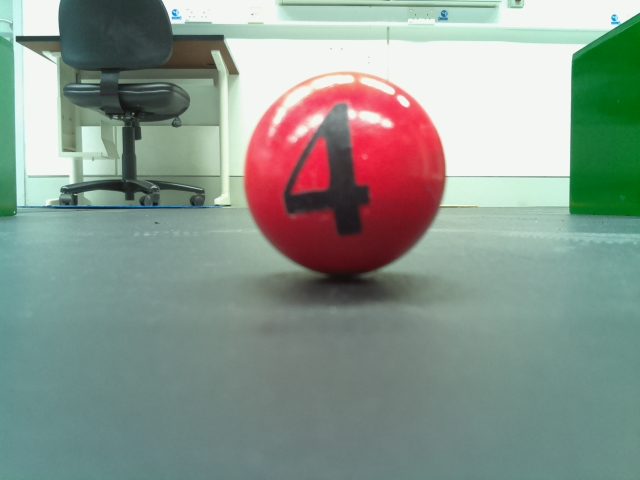
#> input picture red_circle_4_2.jpg, 640 x 480 px
$ python experimental.py
#> lines starting #> are read from the running program, lines starting #| are printed output that depends on the picture
#> further down, imgOriginal is the input picture: shape (480, 640, 3); mean B, G, R 141.6, 150.6, 137.2
import cv2
import numpy as np

########### PARAMETERS ##############
width = 640
height = 480
#####################################

def unsharp_mask(image, kernel_size=(5, 5), sigma=1.0, amount=1.0, threshold=0):
    """Return a sharpened version of the image, using an unsharp mask."""
#> called with kernel_size = (5, 5), sigma = 1, amount = 1, threshold = 0
    image = cv2.cvtColor(image, cv2.COLOR_BGR2GRAY)
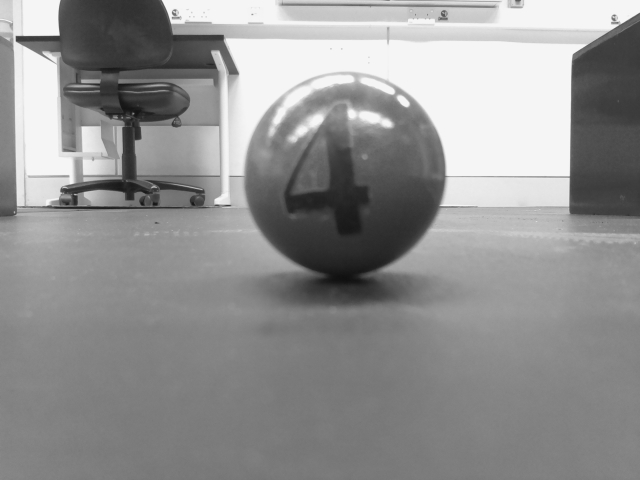
#> image: shape (480, 640); min 15, max 246, mean 145.5
    blurred = cv2.GaussianBlur(image, kernel_size, sigma)
    sharpened = float(amount + 1) * image - float(amount) * blurred
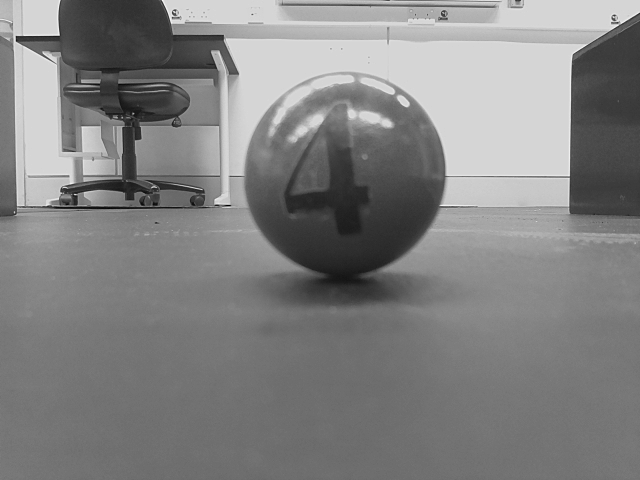
#> sharpened: shape (480, 640) float64; min -11, max 295, mean 145.5; drawn with min black and max white
    sharpened = np.maximum(sharpened, np.zeros(sharpened.shape))
    sharpened = np.minimum(sharpened, 255 * np.ones(sharpened.shape))
    sharpened = sharpened.round().astype(np.uint8)
    if threshold > 0:
        low_contrast_mask = np.absolute(image - blurred) < threshold
        np.copyto(sharpened, image, where=low_contrast_mask)
    return sharpened

while True:
    imgOriginal = cv2.imread('red_circle_4_2.jpg')
    imgSharpened = unsharp_mask(imgOriginal)

    cv2.imshow("Original Image", imgOriginal)
    cv2.imshow("Sharpened Image", imgSharpened)

    key = cv2.waitKey(1)
#> (key q is pressed here)

    # Press 'q' to close the program
    if key & 0xFF == ord('q'):
        break

$ run again, with red_circle_1_1.jpg copied over red_circle_4_2.jpg
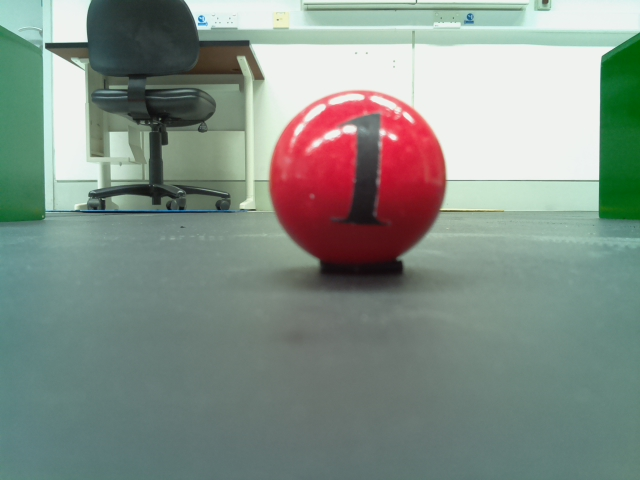
#> input picture red_circle_1_1.jpg, 640 x 480 px
#> imgOriginal is the input picture: shape (480, 640, 3); mean B, G, R 135.4, 143.8, 131.5
#> in unsharp_mask, `image = cv2.cvtColor(image, cv2.COLOR_BGR2GRAY)`:
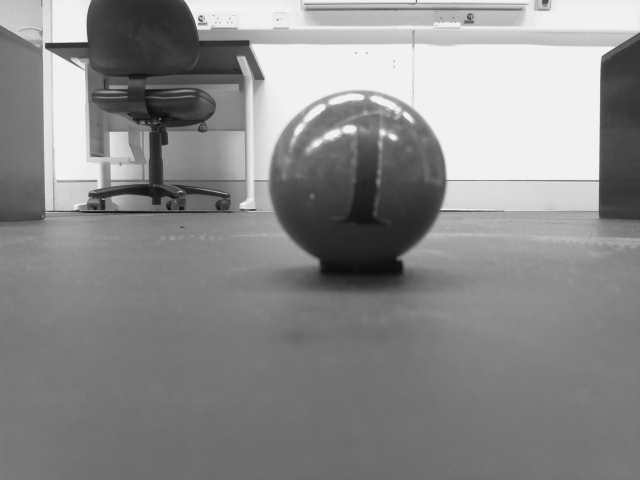
#> image: shape (480, 640); min 12, max 242, mean 139.1
#> in unsharp_mask, `sharpened = float(amount + 1) * image - float(amount) * blurred`:
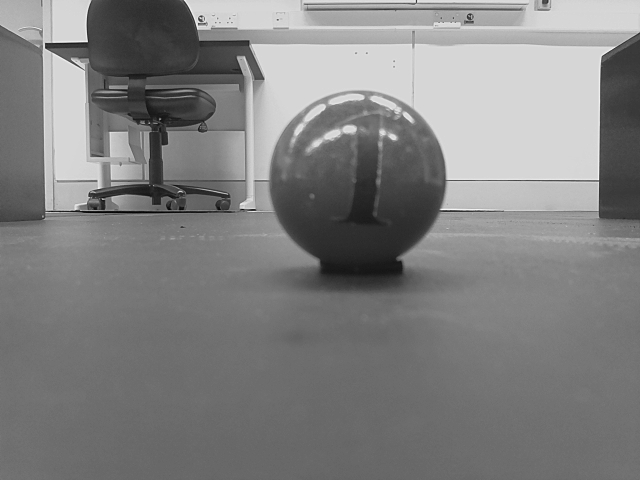
#> sharpened: shape (480, 640) float64; min -15, max 289, mean 139.1; drawn with min black and max white

$ run again, with red_circle_1_14.jpg copied over red_circle_4_2.jpg
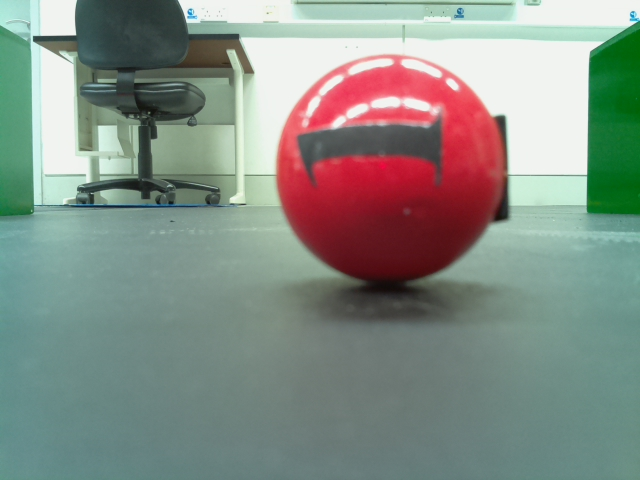
#> input picture red_circle_1_14.jpg, 640 x 480 px
#> imgOriginal is the input picture: shape (480, 640, 3); mean B, G, R 134.5, 142.7, 133.1
#> in unsharp_mask, `image = cv2.cvtColor(image, cv2.COLOR_BGR2GRAY)`:
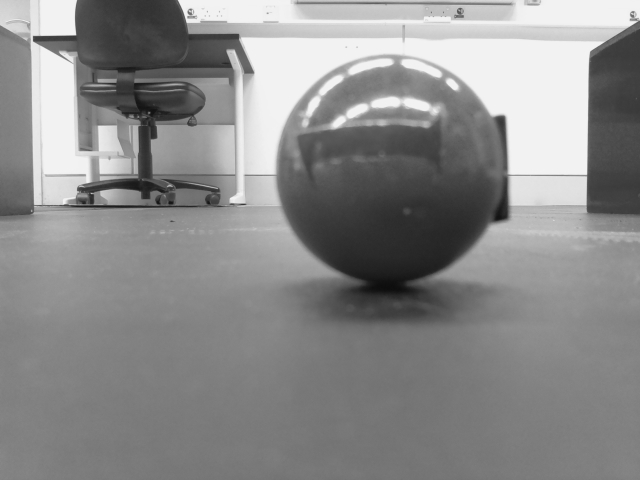
#> image: shape (480, 640); min 13, max 243, mean 138.9
#> in unsharp_mask, `sharpened = float(amount + 1) * image - float(amount) * blurred`:
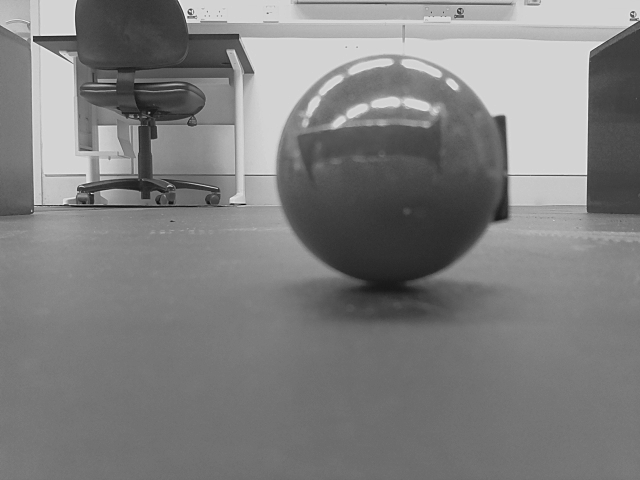
#> sharpened: shape (480, 640) float64; min -18, max 295, mean 138.9; drawn with min black and max white
